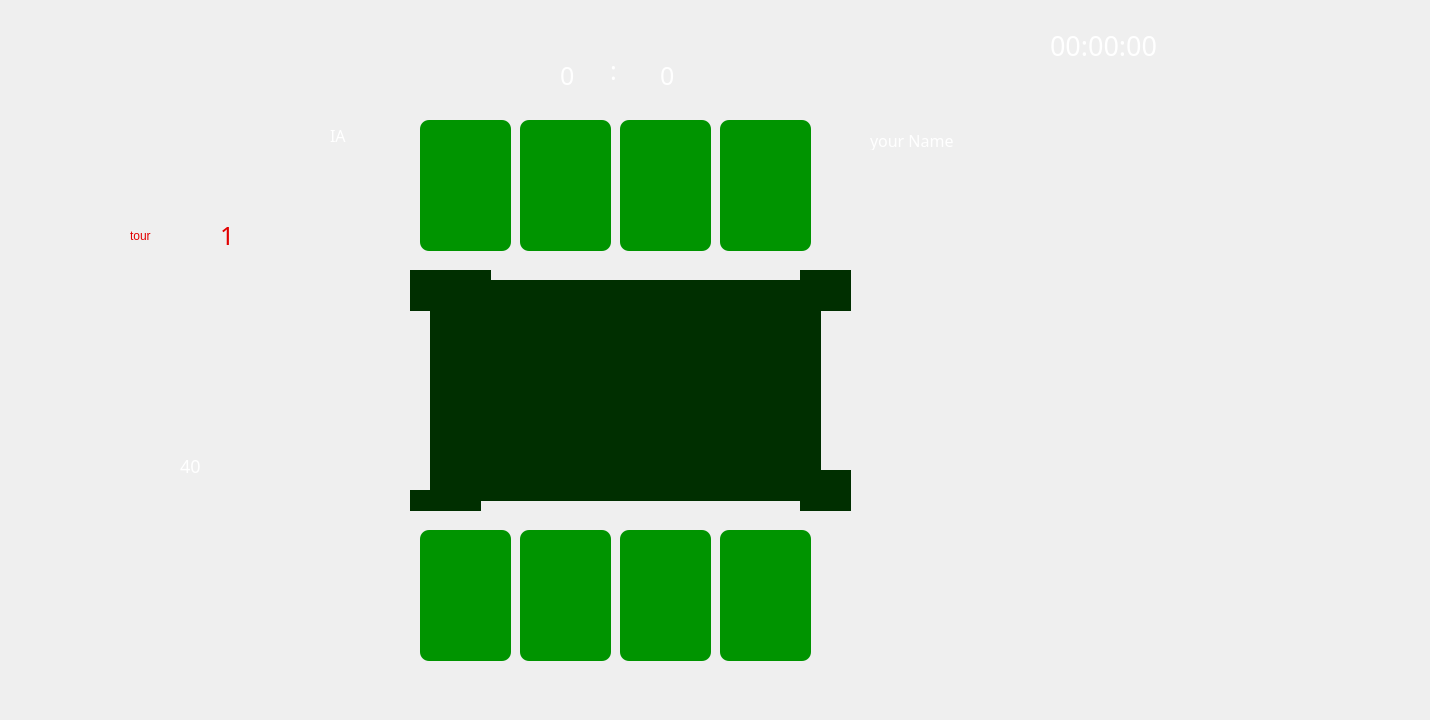
      <widget class="QWidget" name="page_4">
       <widget class="QLabel" name="label_19">
        <property name="geometry">
         <rect>
          <x>330</x>
          <y>120</y>
          <width>61</width>
          <height>31</height>
         </rect>
        </property>
        <property name="font">
         <font>
          <family>Showcard Gothic</family>
          <pointsize>18</pointsize>
          <weight>50</weight>
          <italic>false</italic>
          <bold>false</bold>
         </font>
        </property>
        <property name="styleSheet">
         <string notr="true">font-size:16px;
font: 18pt &quot;Showcard Gothic&quot;;
color:white;</string>
        </property>
        <property name="text">
         <string>IA</string>
        </property>
       </widget>
       <widget class="QLabel" name="label_20">
        <property name="geometry">
         <rect>
          <x>870</x>
          <y>130</y>
          <width>141</width>
          <height>20</height>
         </rect>
        </property>
        <property name="font">
         <font>
          <family>Showcard Gothic</family>
          <pointsize>18</pointsize>
          <weight>50</weight>
          <italic>false</italic>
          <bold>false</bold>
         </font>
        </property>
        <property name="styleSheet">
         <string notr="true">font-size:16px;
font: 18pt &quot;Showcard Gothic&quot;;
color:white;</string>
        </property>
        <property name="text">
         <string>your Name</string>
        </property>
       </widget>
       <widget class="QLabel" name="label_21">
        <property name="geometry">
         <rect>
          <x>840</x>
          <y>0</y>
          <width>141</width>
          <height>111</height>
         </rect>
        </property>
        <property name="styleSheet">
         <string notr="true">background-image: url(:/Desktop/my projects C++/jeux  de carte/p2.png);
border:none;
background-repeat:no-repeat;</string>
        </property>
        <property name="text">
         <string/>
        </property>
        <property name="pixmap">
         <pixmap resource="image.qrc">:/images/p1.png</pixmap>
        </property>
        <property name="scaledContents">
         <bool>true</bool>
        </property>
       </widget>
       <widget class="QLabel" name="scoreJoueur2">
        <property name="geometry">
         <rect>
          <x>560</x>
          <y>60</y>
          <width>31</width>
          <height>31</height>
         </rect>
        </property>
        <property name="font">
         <font>
          <family>Showcard Gothic</family>
          <pointsize>-1</pointsize>
          <weight>50</weight>
          <italic>false</italic>
          <bold>false</bold>
         </font>
        </property>
        <property name="styleSheet">
         <string notr="true">font-size:25px;
color:white;</string>
        </property>
        <property name="text">
         <string>0   </string>
        </property>
       </widget>
       <widget class="QLabel" name="label_6">
        <property name="geometry">
         <rect>
          <x>290</x>
          <y>20</y>
          <width>101</width>
          <height>81</height>
         </rect>
        </property>
        <property name="text">
         <string/>
        </property>
        <property name="pixmap">
         <pixmap resource="image.qrc">:/images/ai.png</pixmap>
        </property>
        <property name="scaledContents">
         <bool>true</bool>
        </property>
       </widget>
       <widget class="QLabel" name="counterLabel">
        <property name="geometry">
         <rect>
          <x>180</x>
          <y>450</y>
          <width>51</width>
          <height>31</height>
         </rect>
        </property>
        <property name="font">
         <font>
          <family>Showcard Gothic</family>
          <pointsize>-1</pointsize>
          <weight>50</weight>
          <italic>false</italic>
          <bold>false</bold>
         </font>
        </property>
        <property name="styleSheet">
         <string notr="true">
color:white;

font-size:18px;</string>
        </property>
        <property name="text">
         <string>40</string>
        </property>
       </widget>
       <widget class="QPushButton" name="pushButton_16">
        <property name="geometry">
         <rect>
          <x>1260</x>
          <y>10</y>
          <width>91</width>
          <height>91</height>
         </rect>
        </property>
        <property name="styleSheet">
         <string notr="true">background-image: url(:/images/crois.png);
border:none;
background-repeat:no-repeat;</string>
        </property>
        <property name="text">
         <string/>
        </property>
       </widget>
       <widget class="QLabel" name="labelChronometre">
        <property name="geometry">
         <rect>
          <x>1050</x>
          <y>30</y>
          <width>131</width>
          <height>31</height>
         </rect>
        </property>
        <property name="font">
         <font>
          <family>Showcard Gothic</family>
          <pointsize>20</pointsize>
          <weight>50</weight>
          <italic>false</italic>
          <bold>false</bold>
         </font>
        </property>
        <property name="styleSheet">
         <string notr="true">color:white;
font: 20pt &quot;Showcard Gothic&quot;;</string>
        </property>
        <property name="text">
         <string>00:00:00</string>
        </property>
       </widget>
       <widget class="QPushButton" name="btnAfficherCarte">
        <property name="geometry">
         <rect>
          <x>110</x>
          <y>260</y>
          <width>151</width>
          <height>181</height>
         </rect>
        </property>
        <property name="styleSheet">
         <string notr="true">background-image: url(:/images/chichi.png);
border:none;
background-repeat:no-repeat;
</string>
        </property>
        <property name="text">
         <string/>
        </property>
       </widget>
       <widget class="QLabel" name="label_14">
        <property name="geometry">
         <rect>
          <x>390</x>
          <y>260</y>
          <width>471</width>
          <height>261</height>
         </rect>
        </property>
        <property name="styleSheet">
         <string notr="true">border:no-border;
background-image: url(:/images/table.png);
repeat-repaet:no-repeat;</string>
        </property>
        <property name="text">
         <string/>
        </property>
       </widget>
       <widget class="QLabel" name="scoreJoueur1">
        <property name="geometry">
         <rect>
          <x>660</x>
          <y>60</y>
          <width>41</width>
          <height>31</height>
         </rect>
        </property>
        <property name="font">
         <font>
          <family>Showcard Gothic</family>
          <pointsize>-1</pointsize>
          <weight>50</weight>
          <italic>false</italic>
          <bold>false</bold>
         </font>
        </property>
        <property name="styleSheet">
         <string notr="true">font-size:25px;
color:white;</string>
        </property>
        <property name="text">
         <string>0   </string>
        </property>
       </widget>
       <widget class="QLabel" name="label_24">
        <property name="geometry">
         <rect>
          <x>610</x>
          <y>50</y>
          <width>16</width>
          <height>41</height>
         </rect>
        </property>
        <property name="font">
         <font>
          <family>Showcard Gothic</family>
          <pointsize>-1</pointsize>
          <weight>50</weight>
          <italic>false</italic>
          <bold>false</bold>
         </font>
        </property>
        <property name="styleSheet">
         <string notr="true">font-size:25px;
color:white;</string>
        </property>
        <property name="text">
         <string>:</string>
        </property>
       </widget>
       <widget class="QLabel" name="label_13">
        <property name="geometry">
         <rect>
          <x>430</x>
          <y>280</y>
          <width>391</width>
          <height>221</height>
         </rect>
        </property>
        <property name="styleSheet">
         <string notr="true">background-color: rgb(0, 47, 0);</string>
        </property>
        <property name="text">
         <string/>
        </property>
       </widget>
       <widget class="QLabel" name="label_15">
        <property name="geometry">
         <rect>
          <x>800</x>
          <y>270</y>
          <width>51</width>
          <height>41</height>
         </rect>
        </property>
        <property name="styleSheet">
         <string notr="true">background-color: rgb(0, 47, 0);</string>
        </property>
        <property name="text">
         <string/>
        </property>
       </widget>
       <widget class="QLabel" name="label_17">
        <property name="geometry">
         <rect>
          <x>800</x>
          <y>470</y>
          <width>51</width>
          <height>41</height>
         </rect>
        </property>
        <property name="styleSheet">
         <string notr="true">background-color: rgb(0, 47, 0);</string>
        </property>
        <property name="text">
         <string/>
        </property>
       </widget>
       <widget class="QLabel" name="label_18">
        <property name="geometry">
         <rect>
          <x>410</x>
          <y>270</y>
          <width>81</width>
          <height>41</height>
         </rect>
        </property>
        <property name="styleSheet">
         <string notr="true">background-color: rgb(0, 47, 0);</string>
        </property>
        <property name="text">
         <string/>
        </property>
       </widget>
       <widget class="QLabel" name="label_22">
        <property name="geometry">
         <rect>
          <x>430</x>
          <y>470</y>
          <width>51</width>
          <height>41</height>
         </rect>
        </property>
        <property name="styleSheet">
         <string notr="true">background-color: rgb(0, 47, 0);</string>
        </property>
        <property name="text">
         <string/>
        </property>
       </widget>
       <widget class="QLabel" name="label_23">
        <property name="geometry">
         <rect>
          <x>410</x>
          <y>490</y>
          <width>51</width>
          <height>21</height>
         </rect>
        </property>
        <property name="styleSheet">
         <string notr="true">background-color: rgb(0, 47, 0);</string>
        </property>
        <property name="text">
         <string/>
        </property>
       </widget>
       <widget class="QPushButton" name="pushButton5">
        <property name="geometry">
         <rect>
          <x>420</x>
          <y>120</y>
          <width>91</width>
          <height>131</height>
         </rect>
        </property>
        <property name="styleSheet">
         <string notr="true">
background-color: rgb(0, 148, 0);

border:none;
background-repeat:no-repeat;

border-radius:9px;</string>
        </property>
        <property name="text">
         <string/>
        </property>
       </widget>
       <widget class="QPushButton" name="pushButton6">
        <property name="geometry">
         <rect>
          <x>520</x>
          <y>120</y>
          <width>91</width>
          <height>131</height>
         </rect>
        </property>
        <property name="styleSheet">
         <string notr="true">
border:none;
background-repeat:no-repeat;
background-color: rgb(0, 148, 0);
border-radius:9px;</string>
        </property>
        <property name="text">
         <string/>
        </property>
       </widget>
       <widget class="QPushButton" name="pushButton7">
        <property name="geometry">
         <rect>
          <x>620</x>
          <y>120</y>
          <width>91</width>
          <height>131</height>
         </rect>
        </property>
        <property name="styleSheet">
         <string notr="true">background-image: url(:/my projects C++/jeux  de carte/blank.gif);
border:none;
background-repeat:no-repeat;
background-color: rgb(0, 148, 0);
border-radius:9px;</string>
        </property>
        <property name="text">
         <string/>
        </property>
       </widget>
       <widget class="QPushButton" name="pushButton8">
        <property name="geometry">
         <rect>
          <x>720</x>
          <y>120</y>
          <width>91</width>
          <height>131</height>
         </rect>
        </property>
        <property name="styleSheet">
         <string notr="true">background-image: url(:/my projects C++/jeux  de carte/blank.gif);
border:none;
background-repeat:no-repeat;
background-color: rgb(0, 148, 0);
border-radius:9px;</string>
        </property>
        <property name="text">
         <string/>
        </property>
       </widget>
       <widget class="QPushButton" name="pushButton2">
        <property name="geometry">
         <rect>
          <x>520</x>
          <y>530</y>
          <width>91</width>
          <height>131</height>
         </rect>
        </property>
        <property name="styleSheet">
         <string notr="true">background-image: url(:/my projects C++/jeux  de carte/blank.gif);
border:none;
background-repeat:no-repeat;

background-color: rgb(0, 148, 0);
border-radius:9px;</string>
        </property>
        <property name="text">
         <string/>
        </property>
       </widget>
       <widget class="QPushButton" name="pushButton1">
        <property name="geometry">
         <rect>
          <x>420</x>
          <y>530</y>
          <width>91</width>
          <height>131</height>
         </rect>
        </property>
        <property name="styleSheet">
         <string notr="true">background-image: url(:/my projects C++/jeux  de carte/blank.gif);
border:none;
background-repeat:no-repeat;

background-color: rgb(0, 148, 0);
border-radius:9px;</string>
        </property>
        <property name="text">
         <string/>
        </property>
       </widget>
       <widget class="QPushButton" name="pushButton3">
        <property name="geometry">
         <rect>
          <x>620</x>
          <y>530</y>
          <width>91</width>
          <height>131</height>
         </rect>
        </property>
        <property name="styleSheet">
         <string notr="true">background-image: url(:/my projects C++/jeux  de carte/blank.gif);
border:none;
background-repeat:no-repeat;
background-color: rgb(0, 148, 0);
border-radius:9px;</string>
        </property>
        <property name="text">
         <string/>
        </property>
       </widget>
       <widget class="QPushButton" name="pushButton4">
        <property name="geometry">
         <rect>
          <x>720</x>
          <y>530</y>
          <width>91</width>
          <height>131</height>
         </rect>
        </property>
        <property name="styleSheet">
         <string notr="true">background-image: url(:/my projects C++/jeux  de carte/blank.gif);
border:none;
background-repeat:no-repeat;
background-color: rgb(0, 148, 0);
border-radius:9px;</string>
        </property>
        <property name="text">
         <string/>
        </property>
       </widget>
       <widget class="QLabel" name="label_39">
        <property name="geometry">
         <rect>
          <x>1190</x>
          <y>20</y>
          <width>61</width>
          <height>51</height>
         </rect>
        </property>
        <property name="text">
         <string/>
        </property>
        <property name="pixmap">
         <pixmap resource="image.qrc">:/images/s11.png</pixmap>
        </property>
        <property name="scaledContents">
         <bool>true</bool>
        </property>
       </widget>
       <widget class="QPushButton" name="pushButton_9">
        <property name="geometry">
         <rect>
          <x>1240</x>
          <y>570</y>
          <width>181</width>
          <height>141</height>
         </rect>
        </property>
        <property name="styleSheet">
         <string notr="true">background-image: url(:/images/menuu.png);
border:none;
background-repeat:no-repeat;</string>
        </property>
        <property name="text">
         <string/>
        </property>
       </widget>
       <widget class="QLabel" name="label_54">
        <property name="geometry">
         <rect>
          <x>130</x>
          <y>220</y>
          <width>81</width>
          <height>31</height>
         </rect>
        </property>
        <property name="styleSheet">
         <string notr="true">
color: rgb(226, 0, 0);
</string>
        </property>
        <property name="text">
         <string>tour</string>
        </property>
       </widget>
       <widget class="QLabel" name="tour">
        <property name="geometry">
         <rect>
          <x>220</x>
          <y>220</y>
          <width>31</width>
          <height>31</height>
         </rect>
        </property>
        <property name="font">
         <font>
          <family>Showcard Gothic</family>
          <pointsize>-1</pointsize>
          <weight>50</weight>
          <italic>false</italic>
          <bold>false</bold>
         </font>
        </property>
        <property name="styleSheet">
         <string notr="true">font-size:25px;
color:white;
color: rgb(226, 0, 0);</string>
        </property>
        <property name="text">
         <string>1</string>
        </property>
       </widget>
       <widget class="QPushButton" name="pushButton_37">
        <property name="geometry">
         <rect>
          <x>-20</x>
          <y>-20</y>
          <width>121</width>
          <height>101</height>
         </rect>
        </property>
        <property name="styleSheet">
         <string notr="true">background-image: url(:/images/acty.png);
border:none;
bakcground-repeat:no-repeat;</string>
        </property>
        <property name="text">
         <string/>
        </property>
       </widget>
      </widget>
